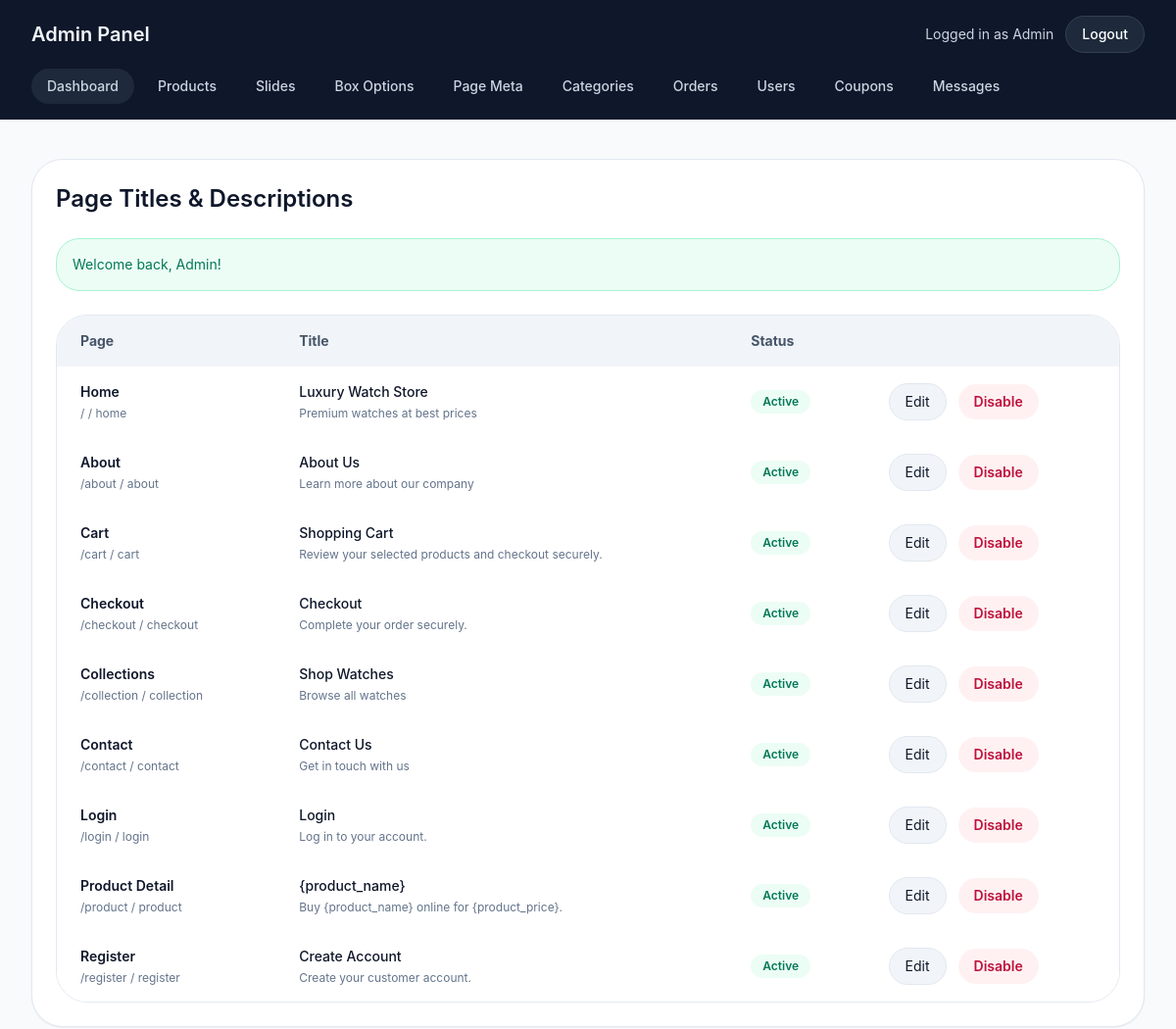
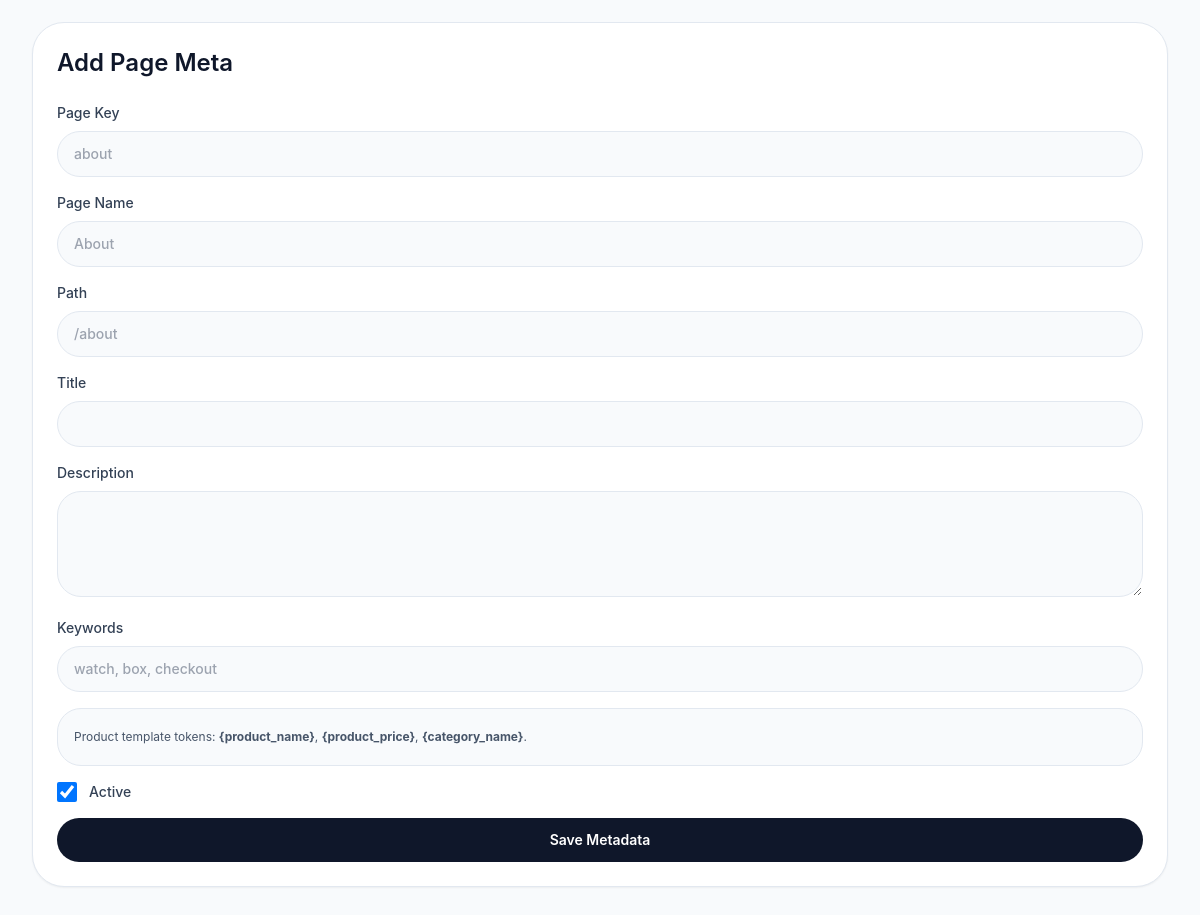
Screenshot of /admin/page-meta.php (signed in) with the database file from the repository (2 pictures, top to bottom).
### tables this page shows
CREATE TABLE IF NOT EXISTS users (
    id INT AUTO_INCREMENT PRIMARY KEY,
    name VARCHAR(120) NOT NULL,
    phone VARCHAR(20) DEFAULT NULL,
    email VARCHAR(150) NOT NULL UNIQUE,
    password VARCHAR(255) NOT NULL,
    role ENUM('user','admin') NOT NULL DEFAULT 'user',
    created_at TIMESTAMP DEFAULT CURRENT_TIMESTAMP
);

CREATE TABLE IF NOT EXISTS page_meta (
    id INT UNSIGNED AUTO_INCREMENT PRIMARY KEY,
    page_key VARCHAR(80) NOT NULL,
    page_name VARCHAR(150) NOT NULL,
    path VARCHAR(180) NOT NULL,
    title VARCHAR(255) NOT NULL,
    description TEXT DEFAULT NULL,
    keywords VARCHAR(255) DEFAULT NULL,
    is_active TINYINT(1) NOT NULL DEFAULT 1,
    created_at TIMESTAMP NOT NULL DEFAULT CURRENT_TIMESTAMP,
    updated_at TIMESTAMP NULL DEFAULT NULL ON UPDATE CURRENT_TIMESTAMP,
    UNIQUE KEY uq_page_meta_key (page_key),
    UNIQUE KEY uq_page_meta_path (path)
);

### includes/functions.php (called while the page is built, shortened)
<?php
require_once __DIR__ . '/db.php';
function sanitize($value) {
    return htmlspecialchars(trim($value), ENT_QUOTES, 'UTF-8');
}
function isLoggedIn() {
    return !empty($_SESSION['user_id']);
}
function getCurrentUser() {
    global $pdo;
    $stmt = $pdo->prepare('SELECT id, name, email FROM users WHERE id = ?');
    $stmt->execute([$_SESSION['user_id']]);
    return $stmt->fetch();
}
function flash($key, $message = null) {
    if ($message === null) {
        if (!empty($_SESSION['flash'][$key])) {
            $msg = $_SESSION['flash'][$key];
            return $msg;
        }
        return null;
    }
}

### admin/page-meta.php (the view, shortened to what this page needs)
<?php
require_once __DIR__ . '/_header.php';
$meta = null;
$items = $pdo->query('SELECT * FROM page_meta ORDER BY path')->fetchAll();
?>
<div class="grid gap-6 xl:grid-cols-[2fr_1fr]">
    <div class="rounded-[2rem] border border-slate-200 bg-white p-6 shadow-sm">
        <h2 class="text-2xl font-semibold text-slate-900">Page Titles & Descriptions</h2>
        <?php if ($msg = flash('success')): ?><div class="mt-6 rounded-3xl border border-emerald-200 bg-emerald-50 p-4 text-sm text-emerald-700"><?= sanitize($msg) ?></div><?php endif; ?>
        <div class="mt-6 overflow-hidden rounded-[2rem] border border-slate-200">
            <table class="w-full border-separate border-spacing-0 text-left text-sm">
                <thead class="bg-slate-100 text-slate-600">
                    <tr>
                        <th class="px-6 py-4">Page</th>
                        <th class="px-6 py-4">Title</th>
                        <th class="px-6 py-4">Status</th>
                        <th class="px-6 py-4"></th>
                    </tr>
                </thead>
                <tbody>
                    <?php foreach ($items as $item): ?>
                        <tr class="border-t border-slate-200 bg-white">
                            <td class="px-6 py-4">
                                <p class="font-semibold text-slate-900"><?= sanitize($item['page_name']) ?></p>
                                <p class="mt-1 text-xs text-slate-500"><?= sanitize($item['path']) ?> / <?= sanitize($item['page_key']) ?></p>
                            </td>
                            <td class="px-6 py-4">
                                <p class="max-w-[360px] truncate font-medium text-slate-900"><?= sanitize($item['title']) ?></p>
                                <p class="mt-1 max-w-[420px] truncate text-xs text-slate-500"><?= sanitize($item['description'] ?? '') ?></p>
                            </td>
                            <td class="px-6 py-4">
                                <span class="inline-flex rounded-full px-3 py-1 text-xs font-semibold <?= $item['is_active'] ? 'bg-emerald-50 text-emerald-700' : 'bg-slate-100 text-slate-600' ?>">
                                    <?= $item['is_active'] ? 'Active' : 'Inactive' ?>
                                </span>
                            </td>
                            <td class="px-6 py-4 space-x-2">
                                <a class="inline-flex rounded-full border border-slate-200 bg-slate-100 px-4 py-2 text-sm text-slate-900 hover:bg-slate-50" href="<?= BASE_URL ?>/admin/page-meta.php?edit=<?= $item['id'] ?>">Edit</a>
                                <form class="inline" method="post" onsubmit="return confirm('Disable this page metadata?');">
                                    <button class="inline-flex rounded-full bg-rose-50 px-4 py-2 text-sm font-semibold text-rose-700 hover:bg-rose-100">Disable</button>
                                </form>
                            </td>
                        </tr>
                    <?php endforeach; ?>
                </tbody>
            </table>
        </div>
    </div>
    <aside class="rounded-[2rem] border border-slate-200 bg-white p-6 shadow-sm">
        <h2 class="text-2xl font-semibold text-slate-900"><?= $meta ? 'Edit Page Meta' : 'Add Page Meta' ?></h2>
        <form method="post" class="mt-6 space-y-4">
            <label class="block text-sm font-medium text-slate-700">Page Key<input name="page_key" value="<?= sanitize($meta['page_key'] ?? '') ?>" placeholder="about" required class="mt-2 w-full rounded-3xl border border-slate-200 bg-slate-50 px-4 py-3 text-slate-900 outline-none focus:border-slate-900" /></label>
            <label class="block text-sm font-medium text-slate-700">Page Name<input name="page_name" value="<?= sanitize($meta['page_name'] ?? '') ?>" placeholder="About" required class="mt-2 w-full rounded-3xl border border-slate-200 bg-slate-50 px-4 py-3 text-slate-900 outline-none focus:border-slate-900" /></label>
            <label class="block text-sm font-medium text-slate-700">Path<input name="path" value="<?= sanitize($meta['path'] ?? '') ?>" placeholder="/about" required class="mt-2 w-full rounded-3xl border border-slate-200 bg-slate-50 px-4 py-3 text-slate-900 outline-none focus:border-slate-900" /></label>
            <label class="block text-sm font-medium text-slate-700">Title<input name="title" value="<?= sanitize($meta['title'] ?? '') ?>" required class="mt-2 w-full rounded-3xl border border-slate-200 bg-slate-50 px-4 py-3 text-slate-900 outline-none focus:border-slate-900" /></label>
            <label class="block text-sm font-medium text-slate-700">Description<textarea name="description" rows="4" class="mt-2 w-full rounded-3xl border border-slate-200 bg-slate-50 px-4 py-3 text-slate-900 outline-none focus:border-slate-900"><?= sanitize($meta['description'] ?? '') ?></textarea></label>
            <label class="block text-sm font-medium text-slate-700">Keywords<input name="keywords" value="<?= sanitize($meta['keywords'] ?? '') ?>" placeholder="watch, box, checkout" class="mt-2 w-full rounded-3xl border border-slate-200 bg-slate-50 px-4 py-3 text-slate-900 outline-none focus:border-slate-900" /></label>
            <div class="rounded-3xl border border-slate-200 bg-slate-50 p-4 text-xs leading-6 text-slate-600">
                Product template tokens: <strong>{product_name}</strong>, <strong>{product_price}</strong>, <strong>{category_name}</strong>.
            </div>
            <label class="flex items-center gap-3 text-sm font-medium text-slate-700"><input type="checkbox" name="is_active" class="h-5 w-5 rounded border-slate-300 text-brand focus:ring-brand" <?= !isset($meta['is_active']) || $meta['is_active'] ? 'checked' : '' ?> /> Active</label>
            <button class="inline-flex w-full items-center justify-center rounded-3xl bg-slate-900 px-6 py-3 text-sm font-semibold text-white hover:bg-slate-800">Save Metadata</button>
        </form>
    </aside>
</div>
<?php require_once __DIR__ . '/_footer.php'; ?>

### admin/_header.php (shortened to what this page needs)
<?php
require_once __DIR__ . '/../includes/functions.php';
$adminName = sanitize($_SESSION['user_id'] ? getCurrentUser()['name'] : 'Admin');
?>
<!DOCTYPE html>
<html lang="en">
<head>
    <script src="https://cdn.tailwindcss.com"></script>
    <link rel="stylesheet" href="https://cdnjs.cloudflare.com/ajax/libs/font-awesome/6.5.2/css/all.min.css" />
</head>
<body class="min-h-screen bg-slate-50 text-slate-900 font-body">
<header class="bg-slate-900 text-slate-100 shadow-sm">
    <div class="mx-auto flex max-w-7xl flex-col gap-4 px-4 py-4 sm:px-6 lg:px-8">
        <div class="flex items-center justify-between gap-4">
            <a href="<?= BASE_URL ?>/admin/dashboard.php" class="text-xl font-semibold">Admin Panel</a>
            <div class="flex items-center gap-3">
                <span class="text-sm text-slate-300">Logged in as <?= $adminName ?></span>
                <a href="<?= BASE_URL ?>/admin/logout.php" class="rounded-full border border-slate-700 bg-slate-800 px-4 py-2 text-sm font-medium text-white hover:bg-slate-700">Logout</a>
            </div>
        </div>
        <nav class="flex flex-wrap gap-2 text-sm font-medium text-slate-300">
            <a href="<?= BASE_URL ?>/admin/dashboard.php" class="rounded-full bg-slate-800 px-4 py-2 hover:bg-slate-700">Dashboard</a>
            <a href="<?= BASE_URL ?>/admin/products.php" class="rounded-full px-4 py-2 hover:bg-slate-700">Products</a>
            <a href="<?= BASE_URL ?>/admin/slides.php" class="rounded-full px-4 py-2 hover:bg-slate-700">Slides</a>
            <a href="<?= BASE_URL ?>/admin/box-options.php" class="rounded-full px-4 py-2 hover:bg-slate-700">Box Options</a>
            <a href="<?= BASE_URL ?>/admin/page-meta.php" class="rounded-full px-4 py-2 hover:bg-slate-700">Page Meta</a>
            <a href="<?= BASE_URL ?>/admin/categories.php" class="rounded-full px-4 py-2 hover:bg-slate-700">Categories</a>
            <a href="<?= BASE_URL ?>/admin/orders.php" class="rounded-full px-4 py-2 hover:bg-slate-700">Orders</a>
            <a href="<?= BASE_URL ?>/admin/users.php" class="rounded-full px-4 py-2 hover:bg-slate-700">Users</a>
            <a href="<?= BASE_URL ?>/admin/coupons.php" class="rounded-full px-4 py-2 hover:bg-slate-700">Coupons</a>
            <a href="<?= BASE_URL ?>/admin/messages.php" class="rounded-full px-4 py-2 hover:bg-slate-700">Messages</a>
        </nav>
    </div>
</header>
<main class="mx-auto max-w-7xl px-4 py-10 sm:px-6 lg:px-8">

### rows the page displays
users: name "Admin"
page_meta: page_name "Home", path "/", page_key "home", title "Luxury Watch Store", description "Premium watches at best prices", is_active "Active"
page_meta: page_name "About", path "/about", page_key "about", title "About Us", description "Learn more about our company", is_active "Active"
page_meta: page_name "Cart", path "/cart", page_key "cart", title "Shopping Cart", description "Review your selected products and checkout securely.", is_active "Active"
page_meta: page_name "Checkout", path "/checkout", page_key "checkout", title "Checkout", description "Complete your order securely.", is_active "Active"
page_meta: page_name "Collections", path "/collection", page_key "collection", title "Shop Watches", description "Browse all watches", is_active "Active"
page_meta: page_name "Contact", path "/contact", page_key "contact", title "Contact Us", description "Get in touch with us", is_active "Active"
page_meta: page_name "Login", path "/login", page_key "login", title "Login", description "Log in to your account.", is_active "Active"
page_meta: page_name "Product Detail", path "/product", page_key "product", title "{product_name}", description "Buy {product_name} online for {product_price}.", is_active "Active"
page_meta: page_name "Register", path "/register", page_key "register", title "Create Account", description "Create your customer account.", is_active "Active"

### other values shown
$msg "Welcome back, Admin!"
